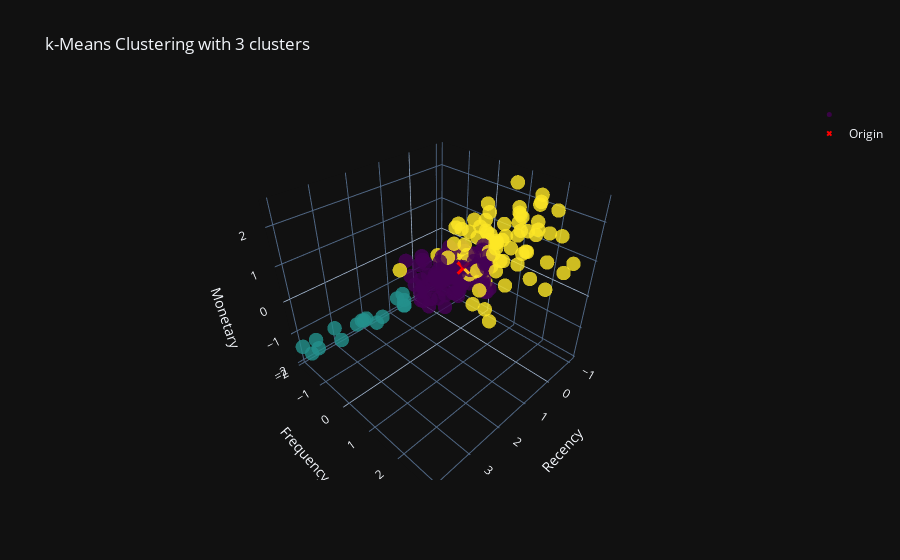

The notebook cell this image was saved under:
### Code cell
# Create the 3D scatter plot
fig = go.Figure(data=[go.Scatter3d(
    x=df_scaled['recency'],
    y=df_scaled['frequency'],
    z=df_scaled['monetary'],
    mode='markers',  # 'markers' for points, 'lines' for lines, 'lines+markers' for both
    marker=dict(
        size=5,  # Size of the markers
        color=df['cluster'],  # Color points based on the z value
        colorscale='Viridis',  # Color scale
        opacity=0.8  # Transparency of the points
    ),
    name = ''
),
    go.Scatter3d(
        x=[0],
        y=[0],
        z=[0],
        mode='markers',  # Mark the origin as a point
        marker=dict(
            size=5,
            color='red',  # Red color for the origin
            opacity=1,  # Full opacity
            symbol='x'  # Cross symbol for the origin
        ),
        name='Origin'  # Label for the origin
    )])

# Update the layout (optional)
fig.update_layout(
    scene=dict(
        xaxis_title='Recency',
        yaxis_title='Frequency',
        zaxis_title='Monetary'
    ),
    title=f'k-Means Clustering with {k} clusters',
    template='plotly_dark'
)

# Show the plot
fig.show()

### Figure 1 — Plotly figure (JSON) as saved in the notebook; plotly's stock layout.template omitted (floating-point values rounded to 4 significant figures; data arrays with more than 128 entries replaced by an {"elided": "..."} marker saying what was removed)
{"data": [{"marker": {"color": {"elided": "195 int values"}, "colorscale": [[0, "#440154"], [0.1111, "#482878"], [0.2222, "#3e4989"], [0.3333, "#31688e"], [0.4444, "#26828e"], [0.5556, "#1f9e89"], [0.6667, "#35b779"], [0.7778, "#6ece58"], [0.8889, "#b5de2b"], [1, "#fde725"]], "opacity": 0.8, "size": 5}, "mode": "markers", "name": "", "type": "scatter3d", "x": {"elided": "195 float values"}, "y": {"elided": "195 float values"}, "z": {"elided": "195 float values"}}, {"marker": {"color": "red", "opacity": 1, "size": 5, "symbol": "x"}, "mode": "markers", "name": "Origin", "type": "scatter3d", "x": [0], "y": [0], "z": [0]}], "layout": {"scene": {"xaxis": {"title": {"text": "Recency"}}, "yaxis": {"title": {"text": "Frequency"}}, "zaxis": {"title": {"text": "Monetary"}}}, "title": {"text": "k-Means Clustering with 3 clusters"}}}
